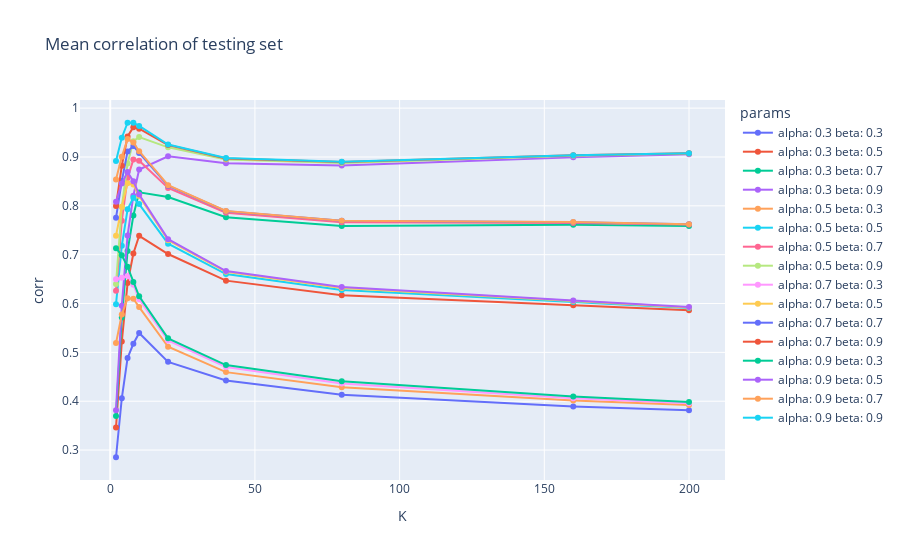

Notebook code for this chart:
### Code cell
fig = px.line(df, x="K", y="corr", color="params", title="Mean correlation of testing set")
fig.update_traces(mode="markers+lines")

fig.show()

### Figure 1 — Plotly figure (JSON) as saved in the notebook; plotly's stock layout.template omitted (floating-point values rounded to 4 significant figures)
{"data": [{"hovertemplate": "params=alpha: 0.3 beta: 0.3<br>K=%{x}<br>corr=%{y}<extra></extra>", "legendgroup": "alpha: 0.3 beta: 0.3", "line": {"color": "#636efa", "dash": "solid"}, "marker": {"symbol": "circle"}, "mode": "markers+lines", "name": "alpha: 0.3 beta: 0.3", "orientation": "v", "showlegend": true, "type": "scatter", "x": [2, 4, 6, 8, 10, 20, 40, 80, 160, 200], "xaxis": "x", "y": [0.2853, 0.4061, 0.4886, 0.5176, 0.5397, 0.4806, 0.4425, 0.4133, 0.3894, 0.3813], "yaxis": "y"}, {"hovertemplate": "params=alpha: 0.3 beta: 0.5<br>K=%{x}<br>corr=%{y}<extra></extra>", "legendgroup": "alpha: 0.3 beta: 0.5", "line": {"color": "#EF553B", "dash": "solid"}, "marker": {"symbol": "circle"}, "mode": "markers+lines", "name": "alpha: 0.3 beta: 0.5", "orientation": "v", "showlegend": true, "type": "scatter", "x": [2, 4, 6, 8, 10, 20, 40, 80, 160, 200], "xaxis": "x", "y": [0.3461, 0.5221, 0.6419, 0.7023, 0.7387, 0.7013, 0.6468, 0.6171, 0.5964, 0.5864], "yaxis": "y"}, {"hovertemplate": "params=alpha: 0.3 beta: 0.7<br>K=%{x}<br>corr=%{y}<extra></extra>", "legendgroup": "alpha: 0.3 beta: 0.7", "line": {"color": "#00cc96", "dash": "solid"}, "marker": {"symbol": "circle"}, "mode": "markers+lines", "name": "alpha: 0.3 beta: 0.7", "orientation": "v", "showlegend": true, "type": "scatter", "x": [2, 4, 6, 8, 10, 20, 40, 80, 160, 200], "xaxis": "x", "y": [0.3697, 0.5712, 0.7074, 0.7801, 0.8275, 0.8179, 0.7767, 0.7587, 0.7611, 0.7585], "yaxis": "y"}, {"hovertemplate": "params=alpha: 0.3 beta: 0.9<br>K=%{x}<br>corr=%{y}<extra></extra>", "legendgroup": "alpha: 0.3 beta: 0.9", "line": {"color": "#ab63fa", "dash": "solid"}, "marker": {"symbol": "circle"}, "mode": "markers+lines", "name": "alpha: 0.3 beta: 0.9", "orientation": "v", "showlegend": true, "type": "scatter", "x": [2, 4, 6, 8, 10, 20, 40, 80, 160, 200], "xaxis": "x", "y": [0.3817, 0.5956, 0.7394, 0.8207, 0.8743, 0.9014, 0.8872, 0.8824, 0.8996, 0.9055], "yaxis": "y"}, {"hovertemplate": "params=alpha: 0.5 beta: 0.3<br>K=%{x}<br>corr=%{y}<extra></extra>", "legendgroup": "alpha: 0.5 beta: 0.3", "line": {"color": "#FFA15A", "dash": "solid"}, "marker": {"symbol": "circle"}, "mode": "markers+lines", "name": "alpha: 0.5 beta: 0.3", "orientation": "v", "showlegend": true, "type": "scatter", "x": [2, 4, 6, 8, 10, 20, 40, 80, 160, 200], "xaxis": "x", "y": [0.519, 0.5776, 0.6106, 0.61, 0.5928, 0.5115, 0.4596, 0.4285, 0.4015, 0.3925], "yaxis": "y"}, {"hovertemplate": "params=alpha: 0.5 beta: 0.5<br>K=%{x}<br>corr=%{y}<extra></extra>", "legendgroup": "alpha: 0.5 beta: 0.5", "line": {"color": "#19d3f3", "dash": "solid"}, "marker": {"symbol": "circle"}, "mode": "markers+lines", "name": "alpha: 0.5 beta: 0.5", "orientation": "v", "showlegend": true, "type": "scatter", "x": [2, 4, 6, 8, 10, 20, 40, 80, 160, 200], "xaxis": "x", "y": [0.5987, 0.7182, 0.793, 0.8164, 0.8035, 0.7226, 0.6603, 0.6275, 0.6032, 0.5907], "yaxis": "y"}, {"hovertemplate": "params=alpha: 0.5 beta: 0.7<br>K=%{x}<br>corr=%{y}<extra></extra>", "legendgroup": "alpha: 0.5 beta: 0.7", "line": {"color": "#FF6692", "dash": "solid"}, "marker": {"symbol": "circle"}, "mode": "markers+lines", "name": "alpha: 0.5 beta: 0.7", "orientation": "v", "showlegend": true, "type": "scatter", "x": [2, 4, 6, 8, 10, 20, 40, 80, 160, 200], "xaxis": "x", "y": [0.6262, 0.7694, 0.8568, 0.8948, 0.8922, 0.8367, 0.7856, 0.7664, 0.765, 0.7616], "yaxis": "y"}, {"hovertemplate": "params=alpha: 0.5 beta: 0.9<br>K=%{x}<br>corr=%{y}<extra></extra>", "legendgroup": "alpha: 0.5 beta: 0.9", "line": {"color": "#B6E880", "dash": "solid"}, "marker": {"symbol": "circle"}, "mode": "markers+lines", "name": "alpha: 0.5 beta: 0.9", "orientation": "v", "showlegend": true, "type": "scatter", "x": [2, 4, 6, 8, 10, 20, 40, 80, 160, 200], "xaxis": "x", "y": [0.6399, 0.7978, 0.8868, 0.9323, 0.9409, 0.9197, 0.8949, 0.8877, 0.9023, 0.9073], "yaxis": "y"}, {"hovertemplate": "params=alpha: 0.7 beta: 0.3<br>K=%{x}<br>corr=%{y}<extra></extra>", "legendgroup": "alpha: 0.7 beta: 0.3", "line": {"color": "#FF97FF", "dash": "solid"}, "marker": {"symbol": "circle"}, "mode": "markers+lines", "name": "alpha: 0.7 beta: 0.3", "orientation": "v", "showlegend": true, "type": "scatter", "x": [2, 4, 6, 8, 10, 20, 40, 80, 160, 200], "xaxis": "x", "y": [0.6499, 0.653, 0.6562, 0.6386, 0.6086, 0.5244, 0.4701, 0.4362, 0.4059, 0.3959], "yaxis": "y"}, {"hovertemplate": "params=alpha: 0.7 beta: 0.5<br>K=%{x}<br>corr=%{y}<extra></extra>", "legendgroup": "alpha: 0.7 beta: 0.5", "line": {"color": "#FECB52", "dash": "solid"}, "marker": {"symbol": "circle"}, "mode": "markers+lines", "name": "alpha: 0.7 beta: 0.5", "orientation": "v", "showlegend": true, "type": "scatter", "x": [2, 4, 6, 8, 10, 20, 40, 80, 160, 200], "xaxis": "x", "y": [0.7388, 0.798, 0.846, 0.8439, 0.82, 0.7297, 0.6651, 0.6318, 0.6053, 0.592], "yaxis": "y"}, {"hovertemplate": "params=alpha: 0.7 beta: 0.7<br>K=%{x}<br>corr=%{y}<extra></extra>", "legendgroup": "alpha: 0.7 beta: 0.7", "line": {"color": "#636efa", "dash": "solid"}, "marker": {"symbol": "circle"}, "mode": "markers+lines", "name": "alpha: 0.7 beta: 0.7", "orientation": "v", "showlegend": true, "type": "scatter", "x": [2, 4, 6, 8, 10, 20, 40, 80, 160, 200], "xaxis": "x", "y": [0.7754, 0.8506, 0.9114, 0.9224, 0.9084, 0.841, 0.7889, 0.7693, 0.7665, 0.7622], "yaxis": "y"}, {"hovertemplate": "params=alpha: 0.7 beta: 0.9<br>K=%{x}<br>corr=%{y}<extra></extra>", "legendgroup": "alpha: 0.7 beta: 0.9", "line": {"color": "#EF553B", "dash": "solid"}, "marker": {"symbol": "circle"}, "mode": "markers+lines", "name": "alpha: 0.7 beta: 0.9", "orientation": "v", "showlegend": true, "type": "scatter", "x": [2, 4, 6, 8, 10, 20, 40, 80, 160, 200], "xaxis": "x", "y": [0.7999, 0.8819, 0.942, 0.9609, 0.958, 0.9244, 0.897, 0.8895, 0.9033, 0.9077], "yaxis": "y"}, {"hovertemplate": "params=alpha: 0.9 beta: 0.3<br>K=%{x}<br>corr=%{y}<extra></extra>", "legendgroup": "alpha: 0.9 beta: 0.3", "line": {"color": "#00cc96", "dash": "solid"}, "marker": {"symbol": "circle"}, "mode": "markers+lines", "name": "alpha: 0.9 beta: 0.3", "orientation": "v", "showlegend": true, "type": "scatter", "x": [2, 4, 6, 8, 10, 20, 40, 80, 160, 200], "xaxis": "x", "y": [0.7134, 0.6986, 0.6751, 0.6443, 0.6148, 0.5287, 0.4739, 0.4408, 0.4098, 0.3982], "yaxis": "y"}, {"hovertemplate": "params=alpha: 0.9 beta: 0.5<br>K=%{x}<br>corr=%{y}<extra></extra>", "legendgroup": "alpha: 0.9 beta: 0.5", "line": {"color": "#ab63fa", "dash": "solid"}, "marker": {"symbol": "circle"}, "mode": "markers+lines", "name": "alpha: 0.9 beta: 0.5", "orientation": "v", "showlegend": true, "type": "scatter", "x": [2, 4, 6, 8, 10, 20, 40, 80, 160, 200], "xaxis": "x", "y": [0.8086, 0.8457, 0.8694, 0.8504, 0.8232, 0.7318, 0.6664, 0.6339, 0.6063, 0.5928], "yaxis": "y"}, {"hovertemplate": "params=alpha: 0.9 beta: 0.7<br>K=%{x}<br>corr=%{y}<extra></extra>", "legendgroup": "alpha: 0.9 beta: 0.7", "line": {"color": "#FFA15A", "dash": "solid"}, "marker": {"symbol": "circle"}, "mode": "markers+lines", "name": "alpha: 0.9 beta: 0.7", "orientation": "v", "showlegend": true, "type": "scatter", "x": [2, 4, 6, 8, 10, 20, 40, 80, 160, 200], "xaxis": "x", "y": [0.854, 0.9003, 0.9366, 0.9297, 0.9118, 0.8422, 0.7896, 0.7696, 0.767, 0.7625], "yaxis": "y"}, {"hovertemplate": "params=alpha: 0.9 beta: 0.9<br>K=%{x}<br>corr=%{y}<extra></extra>", "legendgroup": "alpha: 0.9 beta: 0.9", "line": {"color": "#19d3f3", "dash": "solid"}, "marker": {"symbol": "circle"}, "mode": "markers+lines", "name": "alpha: 0.9 beta: 0.9", "orientation": "v", "showlegend": true, "type": "scatter", "x": [2, 4, 6, 8, 10, 20, 40, 80, 160, 200], "xaxis": "x", "y": [0.8918, 0.9394, 0.9701, 0.97, 0.9636, 0.9254, 0.8979, 0.8904, 0.9035, 0.9078], "yaxis": "y"}], "layout": {"legend": {"title": {"text": "params"}, "tracegroupgap": 0}, "title": {"text": "Mean correlation of testing set"}, "xaxis": {"anchor": "y", "domain": [0, 1], "title": {"text": "K"}}, "yaxis": {"anchor": "x", "domain": [0, 1], "title": {"text": "corr"}}}}
